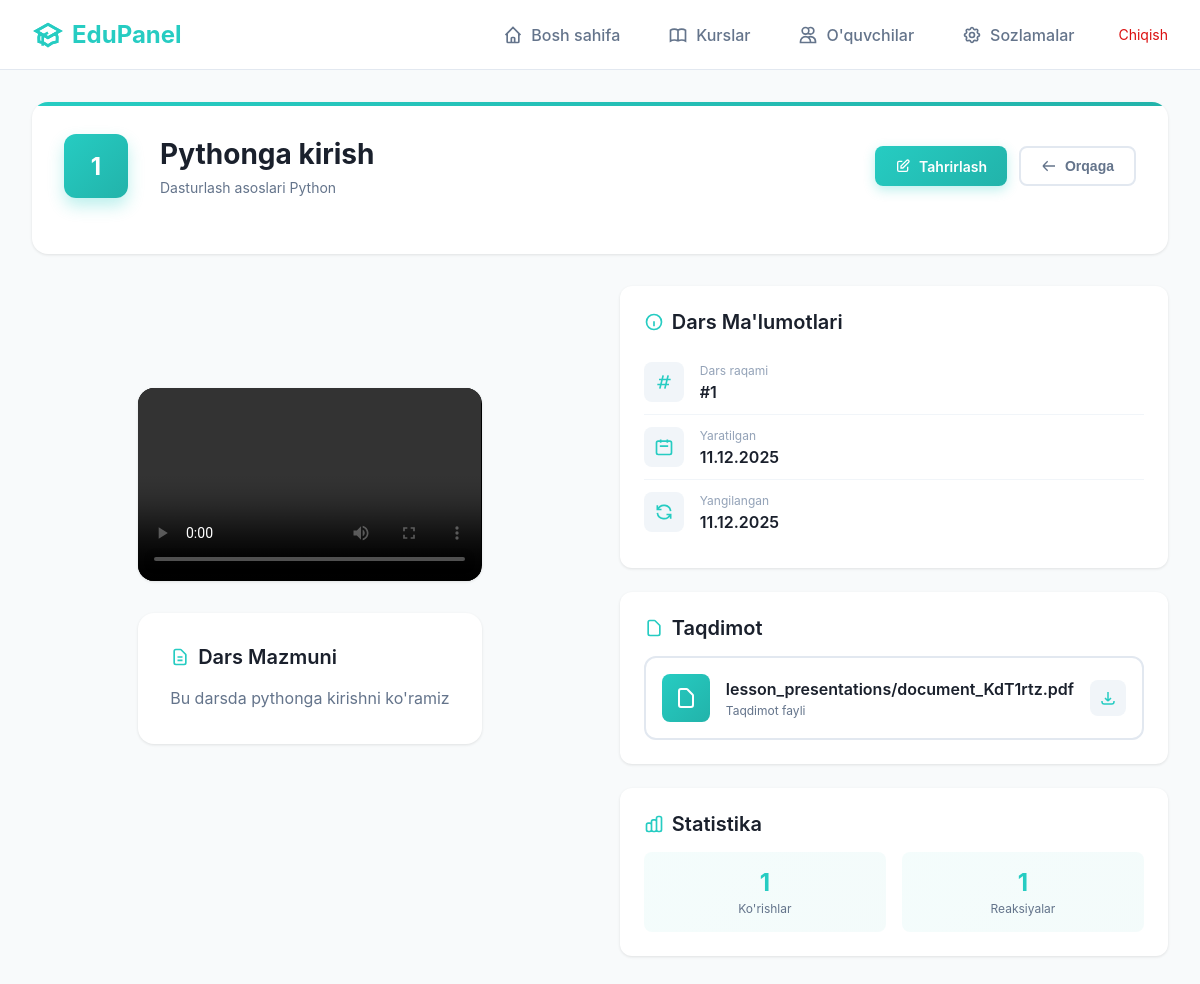
The page /teacher/lessons/1/ (signed in) on the database its author committed.
### front/models.py (models this page shows, shortened)
class Lesson(models.Model):
    course = models.ForeignKey(Course, on_delete=models.CASCADE, related_name='lessons')
    order = models.PositiveIntegerField(default=0, help_text='Order of lesson inside the course')
    title = models.CharField(max_length=255)
    content = models.TextField(blank=True)
    video_url = models.URLField(blank=True, null=True)
    presentation_file = models.FileField(upload_to='lesson_presentations/', blank=True, null=True)
    created_at = models.DateTimeField(auto_now_add=True)
    updated_at = models.DateTimeField(auto_now=True)
    class Meta:
        ordering = ['order']
        unique_together = (('course', 'order'),)
        verbose_name = "Dars"
        verbose_name_plural = "Darslar"

class Course(models.Model):
    TYPE_OPEN = 'open'
    TYPE_CLOSED = 'closed'
    TYPE_CHOICES = [(TYPE_OPEN, 'Open'), (TYPE_CLOSED, 'Closed')]
    background_image = models.ImageField(upload_to='course_backgrounds/', blank=True, null=True)
    title = models.CharField(max_length=255)
    subject = models.CharField(max_length=255, null=True, blank=True)
    grade = models.CharField(max_length=50, null=True, blank=True)
    description = models.TextField(blank=True)
    type = models.CharField(max_length=10, choices=TYPE_CHOICES, default=TYPE_OPEN)
    category = models.ForeignKey(CourseCategory, on_delete=models.SET_NULL, null=True, blank=True, related_name='courses')
    teacher = models.ForeignKey(CustomUser, on_delete=models.CASCADE, related_name='courses')
    created_at = models.DateTimeField(auto_now_add=True)
    updated_at = models.DateTimeField(auto_now=True)
    class Meta:
        ordering = ['-created_at']
        indexes = [models.Index(fields=['teacher']), models.Index(fields=['type'])]
        verbose_name = "Kurs"
        verbose_name_plural = "Kurslar"

### teacher/views.py (the view)
# urls.py: path('lessons/<int:lesson_id>/', views.lesson_detail, name='lesson_detail'),
@teacher_required
def lesson_detail(request, lesson_id):
    lesson = get_object_or_404(Lesson, id=lesson_id, course__teacher=request.user)
    return render(request, 'teacher/lesson_detail.html', {'lesson': lesson})

### teacher/views.py (called while the page is built)
def teacher_required(view_func):
    @wraps(view_func)
    def wrapper(request, *args, **kwargs):
        if not request.user.is_authenticated:
            return redirect('teacher:login')
        if request.user.user_type != UserType.TEACHER:
            messages.error(request, 'Faqat o\'qituvchilar kirishi mumkin!')
            logout(request)
            return redirect('teacher:login')
        return view_func(request, *args, **kwargs)
    return wrapper

### templates/teacher/lesson_detail.html (shortened to what this page needs)
{% extends 'teacher/base.html' %}
{% block content %}
<div class="lesson-container">
    <div class="lesson-header">
        <div class="lesson-meta">
            <div class="lesson-number">{{ lesson.order }}</div>
            <div class="lesson-info">
                <h1 class="lesson-title">{{ lesson.title }}</h1>
                <p class="lesson-course">{{ lesson.course.title }}</p>
            </div>
            <div class="lesson-actions">
                <a href="{% url 'teacher:edit_lesson' lesson.id %}" class="btn btn-primary">
                    <svg viewBox="0 0 24 24" fill="none" stroke="currentColor" stroke-width="2">
                        <path d="M11 5H6a2 2 0 00-2 2v11a2 2 0 002 2h11a2 2 0 002-2v-5m-1.414-9.414a2 2 0 112.828 2.828L11.828 15H9v-2.828l8.586-8.586z"/>
                    </svg>
                    Tahrirlash
                </a>
                <button class="btn btn-secondary" onclick="window.history.back()">
                    <svg viewBox="0 0 24 24" fill="none" stroke="currentColor" stroke-width="2">
                        <path d="M10 19l-7-7m0 0l7-7m-7 7h18"/>
                    </svg>
                    Orqaga
                </button>
            </div>
        </div>
    </div>
    <div class="content-grid">
        <div class="main-content">
            <div class="video-section">
                {% if lesson.video_url %}
                <div class="video-container">
                    <video controls>
                        <source src="{{ lesson.video_url }}" type="video/mp4">
                    </video>
                </div>
                {% endif %}
            </div>
            {% if lesson.content %}
            <div class="content-section">
                <h2 class="section-title">
                    <svg viewBox="0 0 24 24" fill="none" stroke="currentColor" stroke-width="2">
                        <path d="M9 12h6m-6 4h6m2 5H7a2 2 0 01-2-2V5a2 2 0 012-2h5.586a1 1 0 01.707.293l5.414 5.414a1 1 0 01.293.707V19a2 2 0 01-2 2z"/>
                    </svg>
                    Dars Mazmuni
                </h2>
                <div class="lesson-description">
                    {{ lesson.content|linebreaks }}
                </div>
            </div>
            {% endif %}
        </div>
        <div class="sidebar">
            <div class="info-card">
                <h3 class="section-title">
                    <svg viewBox="0 0 24 24" fill="none" stroke="currentColor" stroke-width="2">
                        <path d="M13 16h-1v-4h-1m1-4h.01M21 12a9 9 0 11-18 0 9 9 0 0118 0z"/>
                    </svg>
                    Dars Ma'lumotlari
                </h3>
                <div class="info-item">
                    <div class="info-icon">
                        <svg viewBox="0 0 24 24" fill="none" stroke="currentColor" stroke-width="2">
                            <path d="M7 20l4-16m2 16l4-16M6 9h14M4 15h14"/>
                        </svg>
                    </div>
                    <div class="info-text">
                        <div class="info-label">Dars raqami</div>
                        <div class="info-value">#{{ lesson.order }}</div>
                    </div>
                </div>
                <div class="info-item">
                    <div class="info-icon">
                        <svg viewBox="0 0 24 24" fill="none" stroke="currentColor" stroke-width="2">
                            <path d="M8 7V3m8 4V3m-9 8h10M5 21h14a2 2 0 002-2V7a2 2 0 00-2-2H5a2 2 0 00-2 2v12a2 2 0 002 2z"/>
                        </svg>
                    </div>
                    <div class="info-text">
                        <div class="info-label">Yaratilgan</div>
                        <div class="info-value">{{ lesson.created_at|date:"d.m.Y" }}</div>
                    </div>
                </div>
                <div class="info-item">
                    <div class="info-icon">
                        <svg viewBox="0 0 24 24" fill="none" stroke="currentColor" stroke-width="2">
                            <path d="M4 4v5h.582m15.356 2A8.001 8.001 0 004.582 9m0 0H9m11 11v-5h-.581m0 0a8.003 8.003 0 01-15.357-2m15.357 2H15"/>
                        </svg>
                    </div>
                    <div class="info-text">
                        <div class="info-label">Yangilangan</div>
                        <div class="info-value">{{ lesson.updated_at|date:"d.m.Y" }}</div>
                    </div>
                </div>
            </div>
            {% if lesson.presentation_file %}
            <div class="info-card">
                <h3 class="section-title">
                    <svg viewBox="0 0 24 24" fill="none" stroke="currentColor" stroke-width="2">
                        <path d="M7 21h10a2 2 0 002-2V9.414a1 1 0 00-.293-.707l-5.414-5.414A1 1 0 0012.586 3H7a2 2 0 00-2 2v14a2 2 0 002 2z"/>
                    </svg>
                    Taqdimot
                </h3>
                <a href="{{ lesson.presentation_file.url }}" download class="presentation-card">
                    <div class="presentation-icon">
                        <svg viewBox="0 0 24 24" fill="none" stroke="currentColor" stroke-width="2">
                            <path d="M7 21h10a2 2 0 002-2V9.414a1 1 0 00-.293-.707l-5.414-5.414A1 1 0 0012.586 3H7a2 2 0 00-2 2v14a2 2 0 002 2z"/>
                        </svg>
                    </div>
                    <div class="presentation-info">
                        <div class="presentation-name">{{ lesson.presentation_file.name }}</div>
                        <div class="presentation-size">Taqdimot fayli</div>
                    </div>
                    <div class="download-icon">
                        <svg viewBox="0 0 24 24" fill="none" stroke="currentColor" stroke-width="2">
                            <path d="M4 16v1a3 3 0 003 3h10a3 3 0 003-3v-1m-4-4l-4 4m0 0l-4-4m4 4V4"/>
                        </svg>
                    </div>
                </a>
            </div>
            {% endif %}
            <div class="info-card">
                <h3 class="section-title">
                    <svg viewBox="0 0 24 24" fill="none" stroke="currentColor" stroke-width="2">
                        <path d="M9 19v-6a2 2 0 00-2-2H5a2 2 0 00-2 2v6a2 2 0 002 2h2a2 2 0 002-2zm0 0V9a2 2 0 012-2h2a2 2 0 012 2v10m-6 0a2 2 0 002 2h2a2 2 0 002-2m0 0V5a2 2 0 012-2h2a2 2 0 012 2v14a2 2 0 01-2 2h-2a2 2 0 01-2-2z"/>
                    </svg>
                    Statistika
                </h3>
                <div class="stats-grid">
                    <div class="stat-item">
                        <div class="stat-value">{{ lesson.likes_dislikes.filter.count|default:0 }}</div>
                        <div class="stat-label">Ko'rishlar</div>
                    </div>
                    <div class="stat-item">
                        <div class="stat-value">{{ lesson.likes_dislikes.filter.count|default:0 }}</div>
                        <div class="stat-label">Reaksiyalar</div>
                    </div>
                </div>
            </div>
        </div>
    </div>
</div>
{% endblock %}

### templates/teacher/base.html (style rules this page uses)
* { margin: 0; padding: 0; box-sizing: border-box; }
body { font-family: -apple-system, BlinkMacSystemFont, 'Segoe UI', Roboto, 'Helvetica Neue', Arial, sans-serif; background: #f8fafb; color: #2d3748; }
.main-content { margin-top: 70px; padding: 2rem; max-width: 1400px; margin-left: auto; margin-right: auto; }

### rows shown on the page
Lesson: order "1", title "Pythonga kirish", course "Dasturlash asoslari Python", content "Bu darsda pythonga kirishni ko'ramiz", created_at "11.12.2025", updated_at "11.12.2025", presentation_file.name "lesson_presentations/document_KdT1rtz.pdf", likes_dislikes.filter.count "1"
